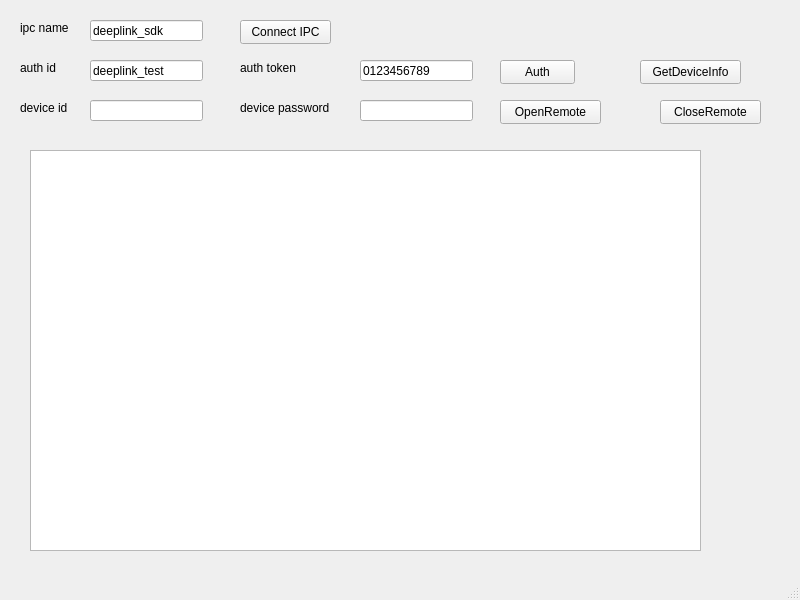
<?xml version="1.0" encoding="UTF-8"?>
<ui version="4.0">
 <class>MainWindow</class>
 <widget class="QMainWindow" name="MainWindow">
  <property name="geometry">
   <rect>
    <x>0</x>
    <y>0</y>
    <width>800</width>
    <height>600</height>
   </rect>
  </property>
  <property name="windowTitle">
   <string>MainWindow</string>
  </property>
  <widget class="QWidget" name="centralwidget">
   <widget class="QLineEdit" name="leIpcName">
    <property name="geometry">
     <rect>
      <x>90</x>
      <y>20</y>
      <width>113</width>
      <height>21</height>
     </rect>
    </property>
    <property name="text">
     <string>deeplink_sdk</string>
    </property>
   </widget>
   <widget class="QPushButton" name="pbtnConnect">
    <property name="geometry">
     <rect>
      <x>240</x>
      <y>20</y>
      <width>91</width>
      <height>24</height>
     </rect>
    </property>
    <property name="text">
     <string>Connect IPC</string>
    </property>
   </widget>
   <widget class="QLabel" name="label">
    <property name="geometry">
     <rect>
      <x>20</x>
      <y>60</y>
      <width>53</width>
      <height>16</height>
     </rect>
    </property>
    <property name="text">
     <string>auth id</string>
    </property>
   </widget>
   <widget class="QLineEdit" name="leAuthId">
    <property name="geometry">
     <rect>
      <x>90</x>
      <y>60</y>
      <width>113</width>
      <height>21</height>
     </rect>
    </property>
    <property name="text">
     <string>deeplink_test</string>
    </property>
   </widget>
   <widget class="QLabel" name="label_2">
    <property name="geometry">
     <rect>
      <x>240</x>
      <y>60</y>
      <width>61</width>
      <height>16</height>
     </rect>
    </property>
    <property name="text">
     <string>auth token</string>
    </property>
   </widget>
   <widget class="QLineEdit" name="leAuthToken">
    <property name="geometry">
     <rect>
      <x>360</x>
      <y>60</y>
      <width>113</width>
      <height>21</height>
     </rect>
    </property>
    <property name="text">
     <string>0123456789</string>
    </property>
   </widget>
   <widget class="QPushButton" name="pbtnAuth">
    <property name="geometry">
     <rect>
      <x>500</x>
      <y>60</y>
      <width>75</width>
      <height>24</height>
     </rect>
    </property>
    <property name="text">
     <string>Auth</string>
    </property>
   </widget>
   <widget class="QLabel" name="label_3">
    <property name="geometry">
     <rect>
      <x>20</x>
      <y>20</y>
      <width>61</width>
      <height>16</height>
     </rect>
    </property>
    <property name="text">
     <string>ipc name</string>
    </property>
   </widget>
   <widget class="QLabel" name="label_4">
    <property name="geometry">
     <rect>
      <x>20</x>
      <y>100</y>
      <width>53</width>
      <height>16</height>
     </rect>
    </property>
    <property name="text">
     <string>device id</string>
    </property>
   </widget>
   <widget class="QLabel" name="label_5">
    <property name="geometry">
     <rect>
      <x>240</x>
      <y>100</y>
      <width>101</width>
      <height>16</height>
     </rect>
    </property>
    <property name="text">
     <string>device password</string>
    </property>
   </widget>
   <widget class="QLineEdit" name="leDeviceId">
    <property name="geometry">
     <rect>
      <x>90</x>
      <y>100</y>
      <width>113</width>
      <height>21</height>
     </rect>
    </property>
   </widget>
   <widget class="QLineEdit" name="leDevicePassword">
    <property name="geometry">
     <rect>
      <x>360</x>
      <y>100</y>
      <width>113</width>
      <height>21</height>
     </rect>
    </property>
   </widget>
   <widget class="QPushButton" name="pbtnOpenRemote">
    <property name="geometry">
     <rect>
      <x>500</x>
      <y>100</y>
      <width>101</width>
      <height>24</height>
     </rect>
    </property>
    <property name="text">
     <string>OpenRemote</string>
    </property>
   </widget>
   <widget class="QPushButton" name="pbtnCloseRemote">
    <property name="geometry">
     <rect>
      <x>660</x>
      <y>100</y>
      <width>101</width>
      <height>24</height>
     </rect>
    </property>
    <property name="text">
     <string>CloseRemote</string>
    </property>
   </widget>
   <widget class="QPushButton" name="pbtnGetDeviceInfo">
    <property name="geometry">
     <rect>
      <x>640</x>
      <y>60</y>
      <width>101</width>
      <height>24</height>
     </rect>
    </property>
    <property name="text">
     <string>GetDeviceInfo</string>
    </property>
   </widget>
   <widget class="QTextEdit" name="teMessage">
    <property name="geometry">
     <rect>
      <x>30</x>
      <y>150</y>
      <width>671</width>
      <height>401</height>
     </rect>
    </property>
   </widget>
  </widget>
  <widget class="QMenuBar" name="menubar">
   <property name="geometry">
    <rect>
     <x>0</x>
     <y>0</y>
     <width>800</width>
     <height>22</height>
    </rect>
   </property>
  </widget>
  <widget class="QStatusBar" name="statusbar"/>
 </widget>
 <resources/>
 <connections/>
</ui>
